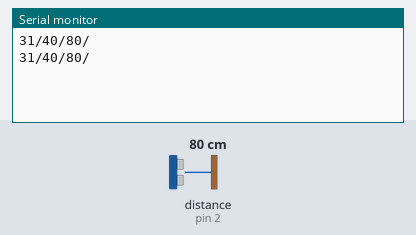
A sketch run on a simulated Arduino Uno, built with avr-gcc and run on an emulated ATmega328P. On the bench: the last lines printed to the serial monitor. Wiring (inferred from the names in the program): ultrasonic range finder: trigger pin 3; echo pin 2. The test bench sets the inputs (shaded band); at power-on: distance to the obstacle (sensor on pin 2) 80 cm. The echo pulse lasts 58.3 µs per cm.

Above: at 1.8 s.
1.9 s: distance to the obstacle (sensor on pin 2) set to 2 cm
At 2.9 s:
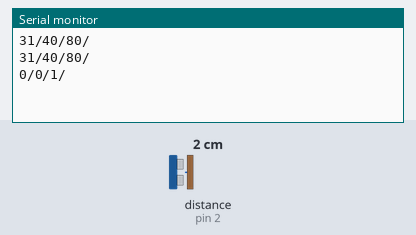
3.4 s: distance to the obstacle (sensor on pin 2) set to 4 cm
At 4.9 s:
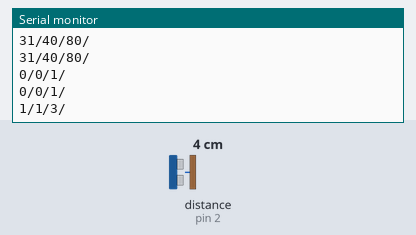
Timing chart, 0 to 6.4 s (numbered marks = the images above; inputs shaded):
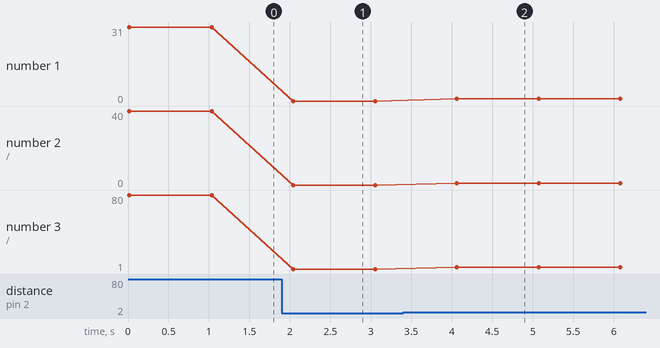

Measured:
- after the input at 1.9 s, the serial monitor: prints a new line after 0.14 s (image 1)
- after the input at 3.4 s, the serial monitor: prints a new line after 0.66 s (image 2)
- plotted number 1: 31 → 0 after the input at 1.9 s
- plotted number 2: 40 → 0 after the input at 1.9 s
- plotted number 3: 80 → 1 after the input at 1.9 s, 1 → 3 after the input at 3.4 s

The sketch:

arduino_code.ino
```cpp
#include "Arduino.h"
#include <SoftwareSerial.h>

const int trigPin = 3;
const int echoPin = 2;
const int rxBlue = 4;
const int txBlue = 5;

SoftwareSerial BTSerial(rxBlue, txBlue);

void setup() {

  Serial.begin(9600);
  pinMode(trigPin, OUTPUT);
  pinMode(echoPin,INPUT);
  BTSerial.begin(9600);
}

void loop() {

  long duration, inches, cm;

  digitalWrite(trigPin, LOW);
  delayMicroseconds(2);
  digitalWrite(trigPin, HIGH);
  delayMicroseconds(10);
  digitalWrite(trigPin, LOW);

  duration = pulseIn(echoPin, HIGH);

  inches = microsecondsToInches(duration);
  cm = microsecondsToCentimeters(duration);

  BTSerial.print(inches);
  BTSerial.print("/");
  BTSerial.print(cm/2);
  BTSerial.print("/");
  BTSerial.print(cm);
  BTSerial.println("/");
  Serial.print(inches);
  Serial.print("/");
  Serial.print(cm/2);
  Serial.print("/");
  Serial.print(cm);
  Serial.println("/");
  delay(1000);
}

long microsecondsToInches(long microseconds) {

  return microseconds / 74 / 2;
}

long microsecondsToCentimeters(long microseconds) {

  return microseconds / 29 / 2;
}
```
